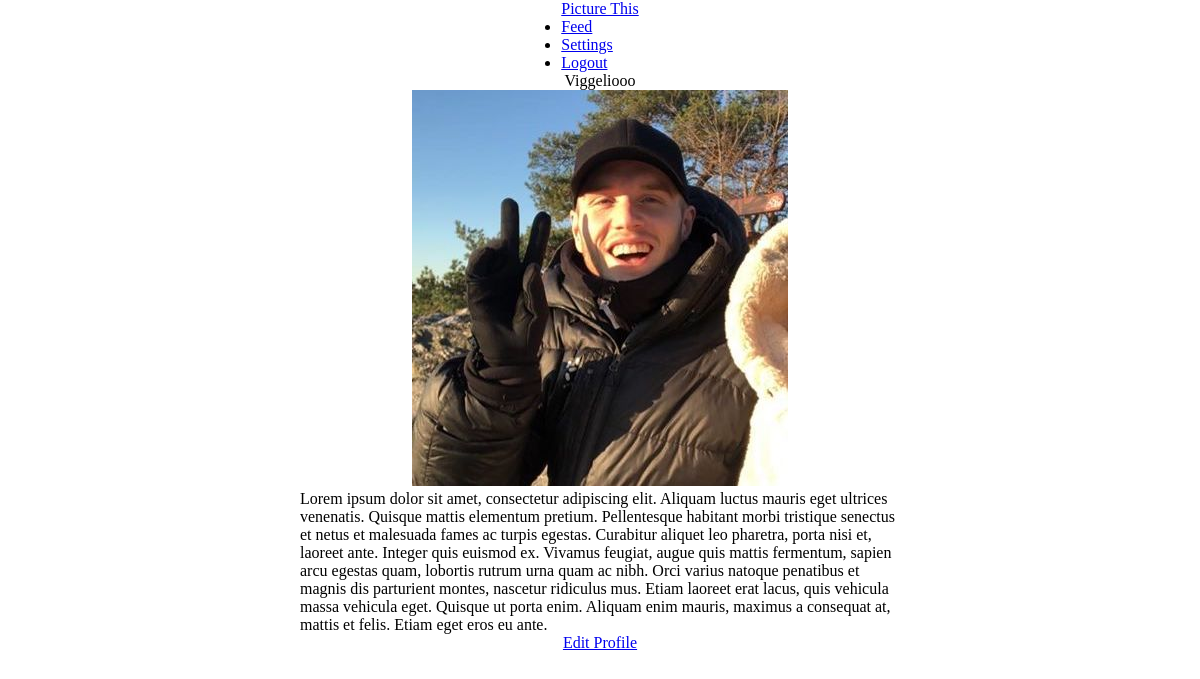
Page /profile.php (signed in) on the earlier database version.
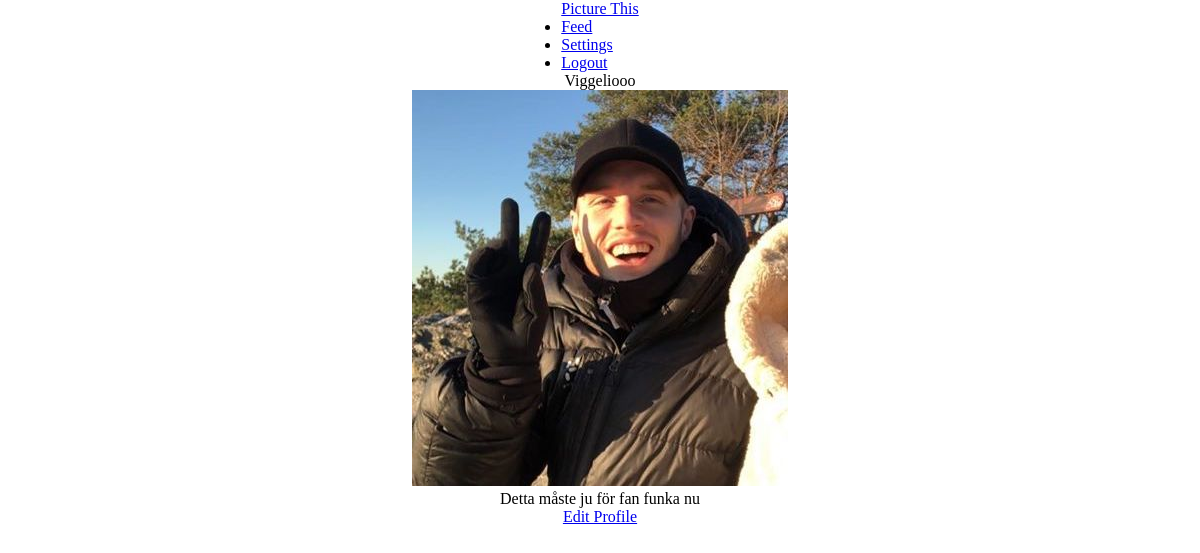
Same page on the later database version.
### tables this page shows
CREATE TABLE users (
id INTEGER PRIMARY KEY,
fullname VARCHAR,
username VARCHAR,
email VARCHAR,
password VARCHAR,
profileimage VARCHAR,
biography VARCHAR);

### app/functions.php (called while the page is built, shortened)
<?php
function isLoggedIn(): bool
{
    return isset($_SESSION['user']);
}
function getUserById(string $id, PDO $pdo): array
{
    $statement = $pdo->prepare('SELECT * FROM users WHERE id = :id');
    $statement->bindParam(':id', $id, PDO::PARAM_STR);
    $statement->execute();
    $user = $statement->fetch(PDO::FETCH_ASSOC);
    if ($user) {
        return $user;
    }
    return $user = [];
}

### app/config.php (called while the page is built, shortened)
<?php
return [
    'title' => 'Picture This',
    'database_path' => sprintf('sqlite:%s/database/database.db', __DIR__),
];

### app/autoload.php (called while the page is built, shortened)
<?php
require __DIR__.'/functions.php';
$config = require __DIR__.'/config.php';

### profile.php (the view, shortened to what this page needs)
<?php require __DIR__ . '/views/header.php'; ?>
<?php $user = getUserById($_SESSION['user']['id'], $pdo); ?>
<section class="profile-page">
    <p> <?php echo $_SESSION['user']['username']; ?></p>
    <div class="profile-image">
        <?php if (isLoggedIn()) : ?>
            <img src="<?= 'app/users/images/' . $user['profileimage'] ?>" alt="Profile-image">
        <?php endif; ?>
    </div>
    <div class="biography-profile-page">
        <?php if (isLoggedIn()) : ?>
            <p><?php echo $user['biography']; ?></p>
        <?php endif; ?>
    </div>
    <a href="settings.php">Edit Profile</a>
</section>
<?php require __DIR__ . '/views/footer.php'; ?>

### views/header.php (shortened to what this page needs)
<?php
require __DIR__ . '/../app/autoload.php';
?>
<!DOCTYPE html>
<html lang="en">
<head>
    <link rel="stylesheet" href="/assets/styles/main.css">
</head>
<body>
    <?php require __DIR__ . '/navigation.php'; ?>

### views/navigation.php
<?php if (isLoggedIn()) : ?>
    <nav class="navbar">
        <a class="navbar-brand" href="/index.php"><?php echo $config['title']; ?></a>
        <ul class="navbar-nav">
            <li class="nav-item">
                <a class="nav-link <?php echo $_SERVER['SCRIPT_NAME'] === '/index.php' ? 'active' : ''; ?>" href="/index.php">Feed</a>
            </li>
            <li class="nav-item">
                <a class="nav-link<?php echo $_SERVER['SCRIPT_NAME'] === '/settings.php' ? 'active' : ''; ?>" href="/settings.php">Settings</a>
            </li>
            <li class="nav-item">
                <a class="nav-link" href="/app/users/logout.php">Logout</a>
            </li>
        </ul>
    </nav>
<?php else : ?>
    <nav class="navbar">
        <a class="navbar-brand" href="#"><?php echo $config['title']; ?></a>
    <?php endif; ?>

### views/footer.php (shortened to what this page needs)
</body>
</html>

### assets/styles/main.css (style rules this page uses)
* { margin: 0; padding: 0; box-sizing: border-box; }
body { width: 100vw; display: flex; flex-direction: column; align-items: center; justify-content: center; }
section { width: 50vw; height: 100%; display: flex; flex-direction: column; align-items: center; justify-content: center; }

Differences in the rows shown:
changed users: biography "Lorem ipsum dolor sit amet, consectetur adipiscing elit. Aliquam luctus mauris eget ultrices venenatis. Quisque mattis elementum pretium. Pellentesque habitant morbi tristique senectus et netus et malesuada fames ac turpis egestas. Curabitur aliquet leo pharetra, porta nisi et, laoreet ante. Integer quis euismod ex. Vivamus feugiat, augue quis mattis fermentum, sapien arcu egestas quam, lobortis rutrum urna quam ac nibh. Orci varius natoque penatibus et magnis dis parturient montes, nascetur ridiculus mus. Etiam laoreet erat lacus, quis vehicula massa vehicula eget. Quisque ut porta enim. Aliquam enim mauris, maximus a consequat at, mattis et felis. Etiam eget eros eu ante." → "Detta måste ju för fan funka nu"
